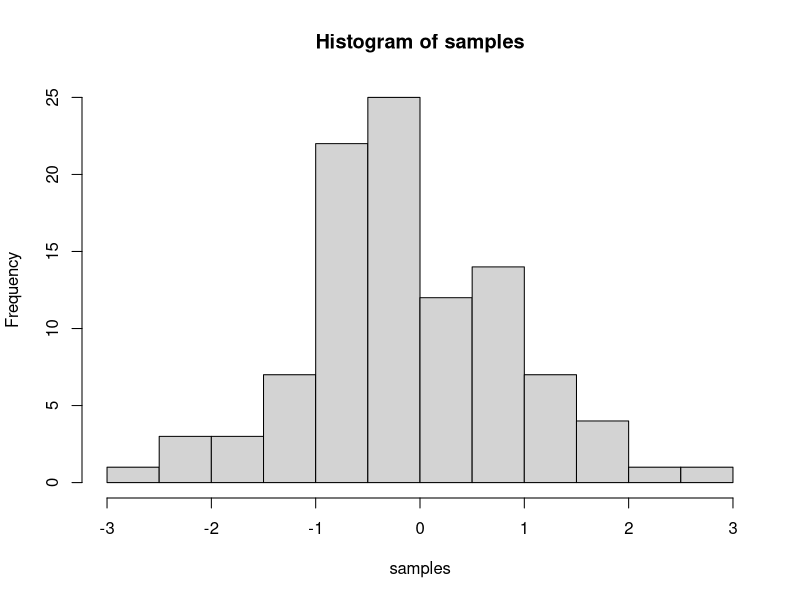
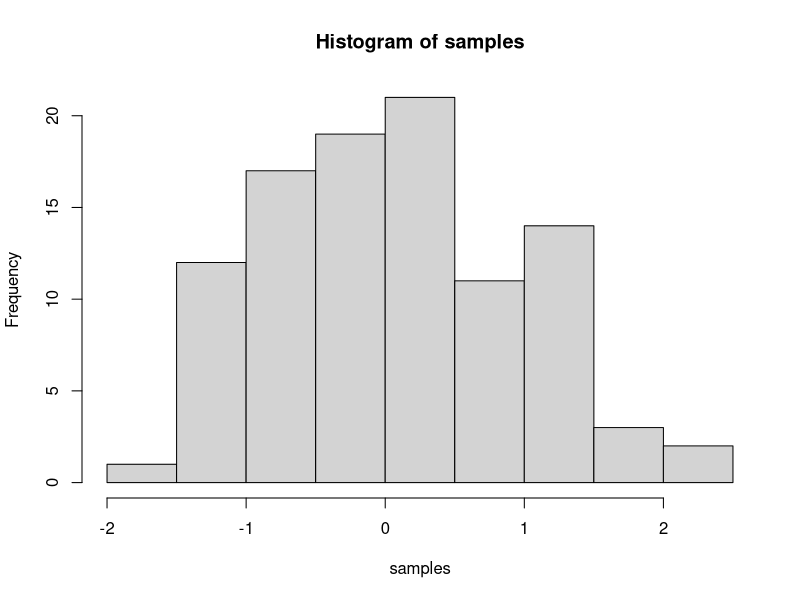

Recreate these plots in R, in order.
## ---- chunk 1
knitr::opts_chunk$set(cache = TRUE, message = FALSE, results='hide')
## ---- chunk 2
samples <- rnorm(100, mean=0, sd=1)
hist(samples)
## ---- chunk 3
samples <- rnorm(100, mean=0, sd=1)
hist(samples)
